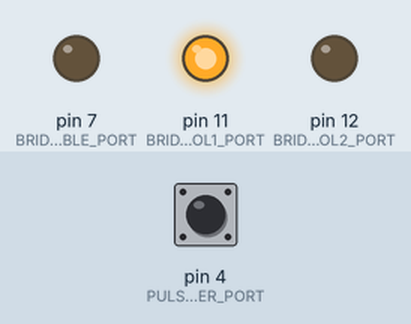
Simulated run of this sketch. Board: Arduino Uno, built with avr-gcc and run on an emulated ATmega328P. Shown: output pins drawn as LEDs (lit = HIGH). Inputs (shaded band) come from the test bench; at power-on: pin 4 (PULSE_TRIGGER_PORT) HIGH.

Above: at 3.8 s.
3.9 s: pin 4 (PULSE_TRIGGER_PORT) pulled LOW for 3.2 s
At 4.3 s:
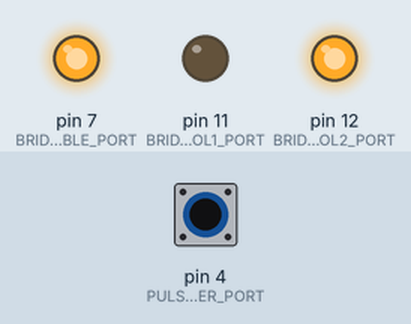
At 5.7 s:
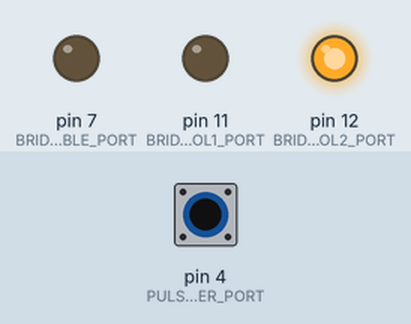
Timing chart, 0 to 8.9 s (numbered marks = the images above; inputs shaded):
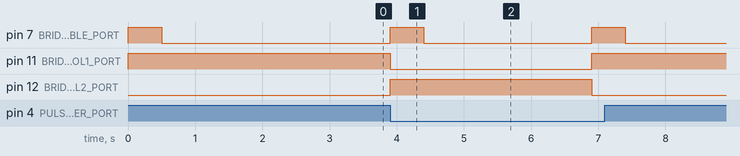

Measured:
- after the input at 3.9 s, pin 7 (BRIDGE_ENABLE_PORT): alternates HIGH for 0.50 s and LOW for 2.5 s, 4 changes in all, then stays LOW, starting at once; pin 11 (BRIDGE_CONTROL1_PORT): HIGH → LOW at once, → HIGH 3.0 s later; pin 12 (BRIDGE_CONTROL2_PORT): LOW → HIGH at once, → LOW 3.0 s later

The sketch:

h-bridge_version.ino
```cpp
#include <Time.h>

int BRIDGE_ENABLE_PORT = 7;
int BRIDGE_CONTROL1_PORT = 11;
int BRIDGE_CONTROL2_PORT = 12;

int PULSE_TRIGGER_PORT  = 4;

int lastMinute = -1;
int lastWasLow = 1;

void setup() {
  pinMode(BRIDGE_ENABLE_PORT, OUTPUT);
  pinMode(BRIDGE_CONTROL1_PORT, OUTPUT);
  pinMode(BRIDGE_CONTROL2_PORT, OUTPUT);
  pinMode(PULSE_TRIGGER_PORT, INPUT_PULLUP);

  digitalWrite(BRIDGE_ENABLE_PORT, LOW);
  lastWasLow = 1;
}

void sendSwitchPulse() {
  // the clock expects every second pulse with polarity inverted
  lastWasLow = !lastWasLow;
  // set the H-bridge to reverse from last
  digitalWrite(BRIDGE_CONTROL1_PORT, lastWasLow ? LOW : HIGH);
  digitalWrite(BRIDGE_CONTROL2_PORT, lastWasLow ? HIGH : LOW);
  // send the pulse
  digitalWrite(BRIDGE_ENABLE_PORT, HIGH);
  delay(500);
  digitalWrite(BRIDGE_ENABLE_PORT, LOW);
  delay(2500); // allow the clocks to change properly before sending another pulse
}

void loop() {
  if (lastMinute != minute()) {
    lastMinute = minute();
    sendSwitchPulse();
  } else if (digitalRead(PULSE_TRIGGER_PORT) == LOW) {
    sendSwitchPulse();
  }
}
```
